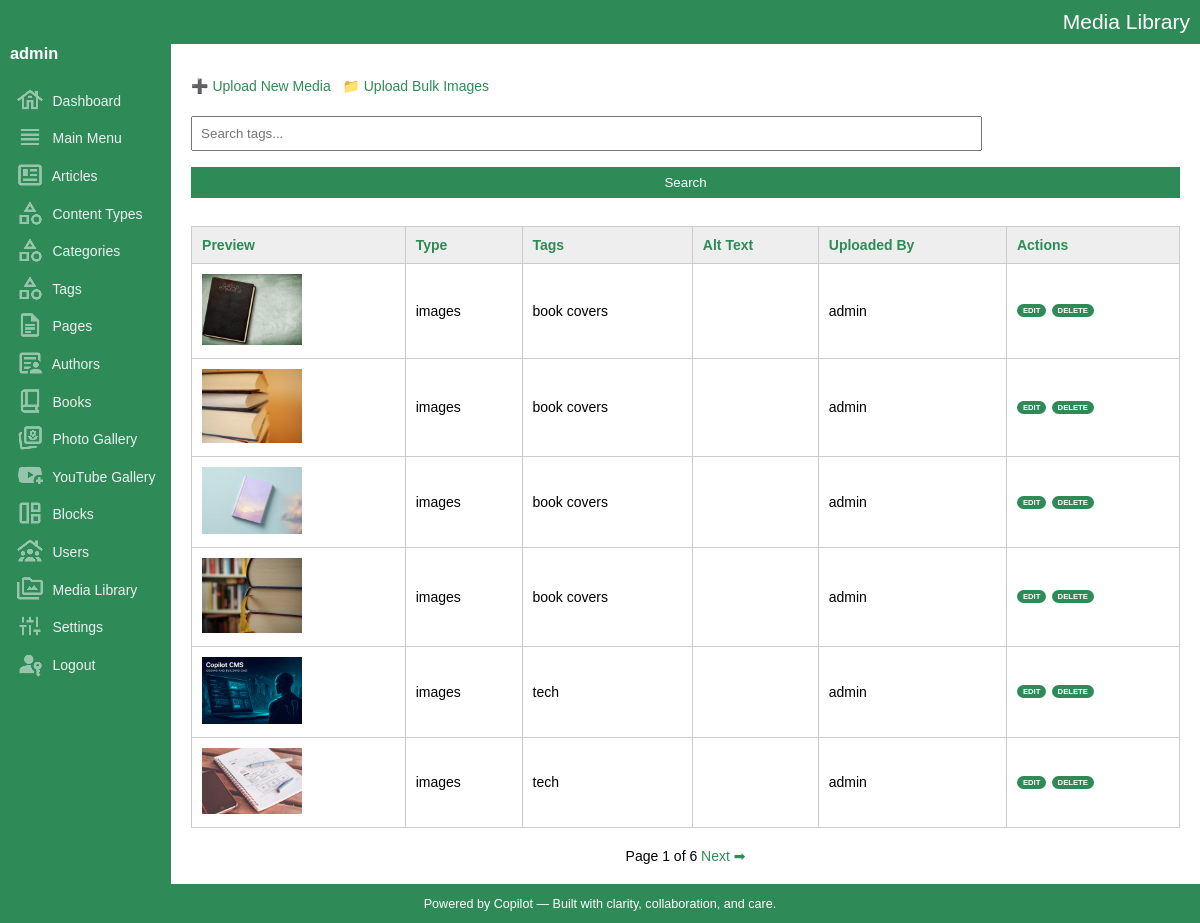
The page /admin/media_library/list.php (signed in) on the database its author committed.
### tables this page shows
CREATE TABLE IF NOT EXISTS `media_library` (
  `key_media` int(10) UNSIGNED NOT NULL AUTO_INCREMENT,
  `file_url` varchar(2000) NOT NULL DEFAULT '',
  `file_url_thumbnail` varchar(2000) NOT NULL DEFAULT '',
  `file_type` varchar(20) NOT NULL DEFAULT 'images',
  `alt_text` varchar(500) NOT NULL DEFAULT '',
  `tags` varchar(500) NOT NULL DEFAULT '',
  `uploaded_by` int(10) UNSIGNED NOT NULL DEFAULT '0',
  `entry_date_time` datetime NOT NULL DEFAULT CURRENT_TIMESTAMP,
  PRIMARY KEY (`key_media`),
  KEY `uploaded_by` (`uploaded_by`)
);

CREATE TABLE IF NOT EXISTS `users` (
  `key_user` int(10) UNSIGNED NOT NULL AUTO_INCREMENT,
  `key_media_banner` int(10) UNSIGNED NOT NULL,
  `name` varchar(200) NOT NULL DEFAULT '',
  `username` varchar(100) NOT NULL,
  `password_hash` varchar(255) NOT NULL,
  `email` varchar(200) DEFAULT NULL,
  `role` enum('admin','editor','viewer') DEFAULT 'viewer',
  `is_active` tinyint(1) DEFAULT '1',
  `entry_date_time` datetime DEFAULT CURRENT_TIMESTAMP,
  `update_date_time` datetime DEFAULT CURRENT_TIMESTAMP ON UPDATE CURRENT_TIMESTAMP,
  `phone` varchar(20) DEFAULT NULL,
  `address` text,
  `city` varchar(100) DEFAULT NULL,
  `state` varchar(100) DEFAULT NULL,
  `country` varchar(100) DEFAULT NULL,
  `description` text,
  `url` varchar(200) DEFAULT NULL,
  `banner_image_url` varchar(2000) NOT NULL,
  PRIMARY KEY (`key_user`),
  UNIQUE KEY `username` (`username`)
);

### admin/media_library/list.php (the view, shortened to what this page needs)
<?php
include_once('../../dbconnection.php');
include_once('../layout.php');
?>
<p>
<a href="#" onclick="openModal()">➕ Upload New Media</a> &nbsp;
<a href="#" onclick="openBulkModal()">📁 Upload Bulk Images</a>
</p>
<form method="get">
	<input type="text" name="q" placeholder="Search tags..." value="<?= htmlspecialchars($_GET['q'] ?? '') ?>">
	<input type="submit" value="Search">
</form>
<table>
	<thead>
		<tr>
			<th>Preview</th>
			<th>Type</th>
			<th>Tags</th>
			<th>Alt Text</th>
			<th>Uploaded By</th>
			<th>Actions</th>
		</tr>
	</thead>
	<tbody>
	<?php
	$q = trim($_GET['q'] ?? '');
	$page = max(1, intval($_GET['page'] ?? 1));
	$limit = 6;
	$offset = ($page - 1) * $limit;
	$where = '';
	$sql = "SELECT m.*, u.username
			FROM media_library m
			LEFT JOIN users u ON m.uploaded_by = u.key_user
			$where
			ORDER BY m.entry_date_time DESC
			LIMIT $limit OFFSET $offset";
	$result = $conn->query($sql);
	while ($row = $result->fetch_assoc()) {
		echo "<tr>
			<td><img src='" . ($row['file_url_thumbnail'] ?: $row['file_url']) . "' width='100'></td>
			<td>{$row['file_type']}</td>
			<td>{$row['tags']}</td>
			<td>{$row['alt_text']}</td>
			<td>{$row['username']}</td>
			<td class='record-action-links'>
			  <a href='#' onclick='editItem({$row['key_media']}, \"get_media.php\", [\"file_url\",\"file_type\",\"alt_text\",\"tags\"])'>Edit</a>
			  <a href='delete.php?id={$row['key_media']}' onclick='return confirm(\"Delete this media item?\")'>Delete</a>
			</td>
		  </tr>";
	}
	$countSql = "SELECT COUNT(*) AS total
				 FROM media_library m
				 $where";
	$total = $conn->query($countSql)->fetch_assoc()['total'];
	$totalPages = ceil($total / $limit);
	?>
	</tbody>
</table>
<div id='pager'>
	<?php
	echo "Page $page of $totalPages ";
	if ($page < $totalPages) {
		echo "<a href='?q=" . urlencode($q) . "&page=" . ($page + 1) . "'>Next ➡</a>";
	}
	?>
</div>

### admin/assets/css/style.css (style rules this page uses)
body { margin:0; font-family:Arial, sans-serif; font-size:14px; }
a { color:seagreen; text-decoration:none; }
table { width:100%; border-collapse:collapse; margin-top:20px; }
table th, table td { padding:10px; border:1px solid #ccc; text-align:left; }
table th { background:#eee; color:seagreen; }
form input[type="text"], form input[type="url"], form input[type="tel"], form input[type="email"] { width:80%; padding:8px; margin:8px 0; box-sizing:border-box; }
form textarea, form input[type="submit"] { width:100%; padding:8px; margin:8px 0; box-sizing:border-box; }
form input[type="submit"] { background:seagreen; color:#fff; border:none; cursor:pointer; }
.record-action-links { text-transform:uppercase; font-size:.55em; font-weight:bold; word-spacing:3px; line-height:250%; max-width:150px; }
.record-action-links a { background-color:seagreen; color:#FFF; border-radius:30px; padding:2px 6px 2px 6px; }
#pager { margin-top:20px; text-align:center; }

### rows shown on the page
media_library: file_url_thumbnail (picture), file_type "images", tags "book covers", users.username "admin"
media_library: file_url_thumbnail (picture), file_type "images", tags "book covers", users.username "admin"
media_library: file_url_thumbnail (picture), file_type "images", tags "book covers", users.username "admin"
media_library: file_url_thumbnail (picture), file_type "images", tags "book covers", users.username "admin"
media_library: file_url_thumbnail (picture), file_type "images", tags "tech", users.username "admin"
media_library: file_url_thumbnail (picture), file_type "images", tags "tech", users.username "admin"

### other values the page prints
$title "Media Library"
$username "admin"
$page "1"
$totalPages "6"
